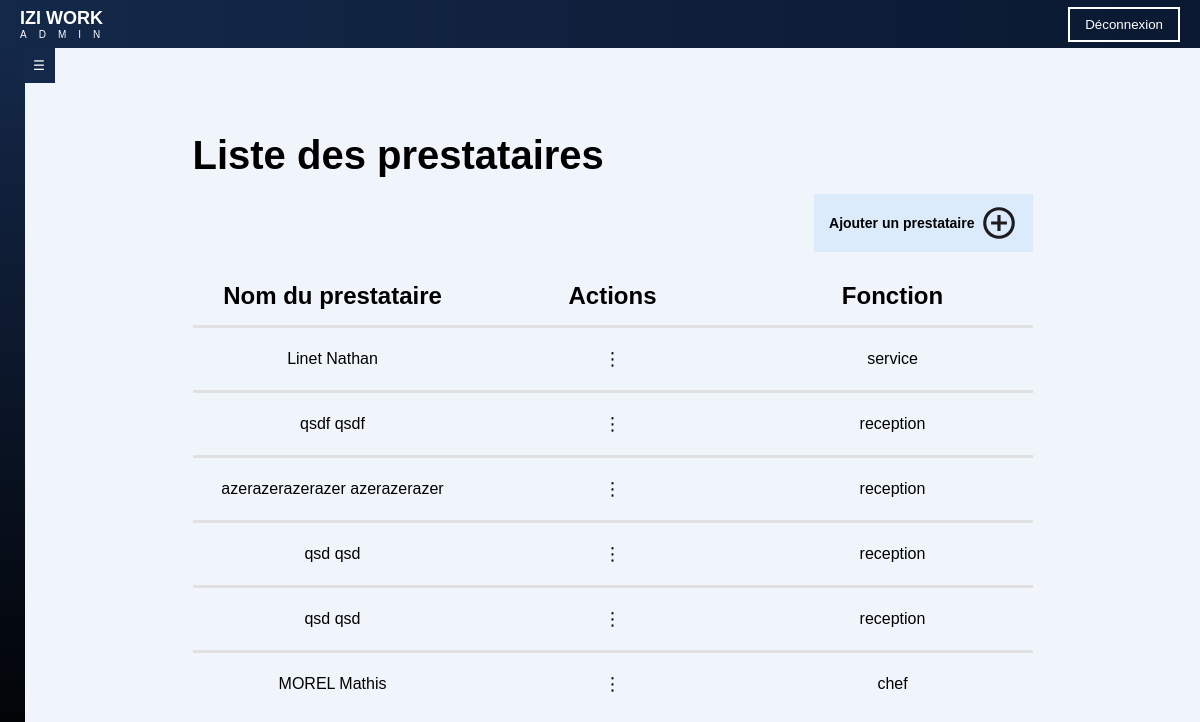
/prestataires (signed in), run on an earlier commit of the app's database.
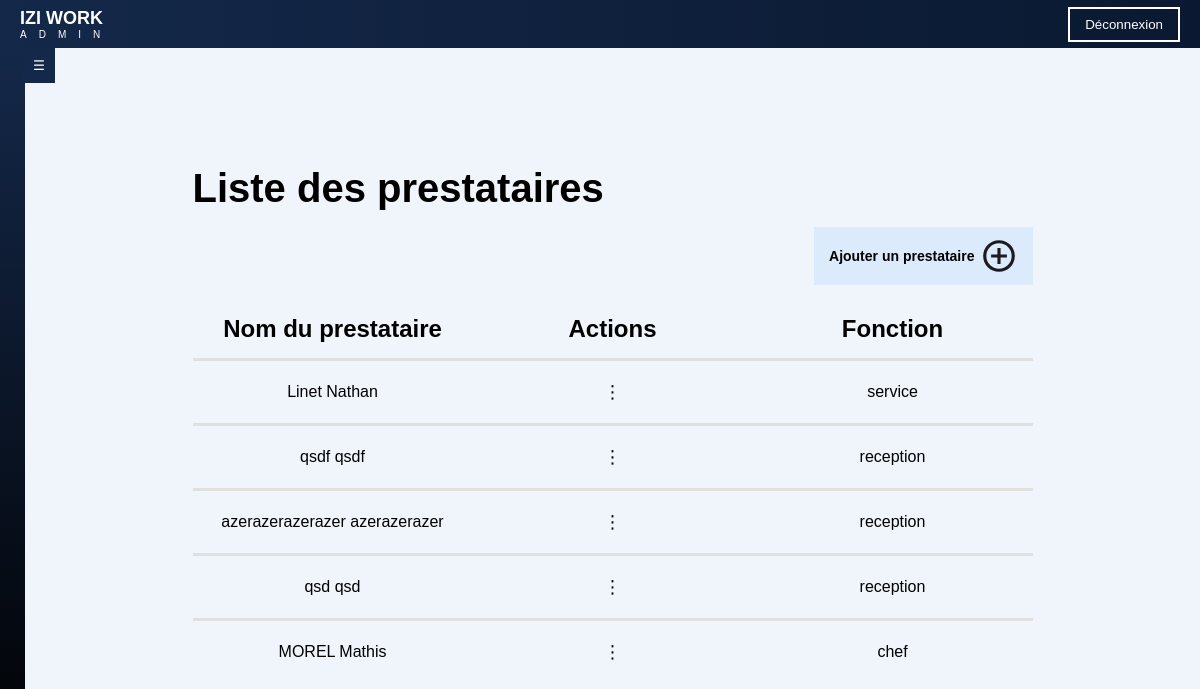
And on a later commit of the database.
### app.py (models this page shows)
class User(UserMixin, db.Model):
    __tablename__ = 'USERS'
    id = db.Column('ID', db.Integer, primary_key=True)
    email = db.Column('Adresse_mail', db.String(255), unique=True, nullable=False)
    password = db.Column('Password', db.String(255), nullable=False)
    nom = db.Column('Nom', db.String(255), nullable=False)
    prenom = db.Column('Prenom', db.String(255), nullable=False)
    photo = db.Column('Photo_de_profil', db.String(255))
    telephone = db.Column('Numero_telephone', db.String(20))
    naissance = db.Column('Date_naissance', db.Date, nullable=False)
    fonction = db.Column('Fonction', db.String(255))
    adresse = db.relationship('AdressePostale', backref='user', uselist=False)
    historique = db.relationship('Historique', backref='user')
    disponibilites = db.relationship('Disponibilite', backref='user')
    indisponibilites = db.relationship('Indisponibilite', backref='user')

### app.py (the view, shortened to what this page needs)
@app.route('/prestataires', methods=['GET', 'DELETE'])
@login_required
def prestataires():
    users = db.session.scalars(select(User)).all()  # Récupération des utilisateurs depuis la base de données
    return render_template('liste_presta/liste_presta.html', users=users)

### app.py (called while the page is built)
@login_manager.user_loader
def load_user(user_id):
    return db.session.get(User, int(user_id))

### templates/liste_presta/liste_presta.html (shortened to what this page needs)
<!DOCTYPE html>
<html lang="fr">
<head>
    <link rel="stylesheet" href="{{ url_for('static', filename='css/style.css') }}">
</head>
<body>
    <div class="page">
        {% include 'includes/header.html' %}
        <div class="page-content">
            {% include 'includes/sidebar.html' %}
            <div class="container">
                <div class="header">
                    <div class="title">
                        <h1>Liste des prestataires</h1>
                    </div>
                    <div class="add-presta">
                        <a href="{{ url_for('presta') }}" class="add-btn">Ajouter un prestataire <img src="{{ url_for('static', filename='image/add_presta.svg') }}"/></a>
                    </div>
                </div>
                <table>
                    <thead>
                        <tr>
                            <th>Nom du prestataire</th>
                            <th>Actions</th>
                            <th>Fonction</th>
                        </tr>
                    </thead>
                    <tbody>
                        {% for user in users %}
                        <tr>
                            <td>{{ user.nom }} {{ user.prenom }}</td>
                            <td class="actions-cell">
                                <button class="action-btn">⋮</button>
                            </td>
                            <td>{{ user.fonction }}</td>
                        </tr>
                        {% endfor %}
                    </tbody>
                </table>
                </div>
            </div>
        </div>
</body>
</html>

### templates/includes/header.html (shortened to what this page needs)
<header class="top-nav">
    <div class="logo-container">
        <div class="logo">IZI WORK</div>
        <div class="sous_logo">ADMIN</div>
    </div>
    <button class="logout-btn" onclick="logout()">Déconnexion</button>
</header>

### templates/includes/sidebar.html (shortened to what this page needs)
<aside class="sidebar">
    <div class="sidebar-container-content">
        <button class="toggle-btn">&#9776;</button>
    </div>
</aside>

### static/css/style.css (style rules this page uses)
body { margin: 0; padding: 0; font-family: Arial; background-color: #EFF5FB; }
.page { display: flex; flex-direction: column; }
.page-content { display: flex; }
.top-nav { height: 6vh; background: linear-gradient(-90deg, #0A1931 0%, #142849 100%); color: white; display: flex; justify-content: space-between; align-items: center; padding: 0 20px; z-index: 1000; }
.top-nav .logo { font-weight: bold; font-size: 18px; }
.top-nav .sous_logo { font-size: 10px; letter-spacing: 12px; }
.logout-btn { background-color: transparent; color: white; border: 2px solid white; padding: 8px 15px; cursor: pointer; transition: 0.3s; }
.header { display: flex; flex-direction: column; margin-bottom: 15px; }
.title { display: flex; justify-content: start; }
.add-presta { display: flex; justify-content: end; }
.add-btn { display: flex; align-items: center; background: #007bff15; color: black; padding: 10px 15px; text-decoration: none; font-size: 14px; font-weight: bold; }
.add-btn img { margin-left: 5px; }
table { width: 70vw; border-collapse: collapse; border-radius: 10px; justify-content: space-between; table-layout: fixed; overflow: visible; }
th, td { padding: 15px; text-align: left; border-bottom: 3px solid #E0E0E0; text-align:center; }
th { font-weight: bold; font-size: x-large; }
tbody tr:last-child td { border-bottom: none; }
.actions-cell { position: relative; width: 50px; }
.container .action-btn { color: #000000; background: none; border: none; font-size: 18px; cursor: pointer; padding: 5px; margin: auto; }
.container { display: flex; flex-direction: column; width: 70%; margin: auto; height: 94vh; justify-content: center; }
.container h1 { text-align: left; margin-top: 0%; margin-bottom: 2vh; font-size: 5vh; }
.container button { margin: 30px auto 0px 0px; padding: 20px 40px; font-size: 2vh; border: none; background-color: #142849; color: white; border-radius: 5px; cursor: pointer; }
.sidebar { width: 25px; height: 94vh; background: linear-gradient(0deg, #000000 0%, #142849 100%); color: white; display: flex; flex-direction: column; transition: width 0.3s ease-in-out; z-index: 999; }
.sidebar-container-content { display: flex; flex-direction: column; height: 100%; position: relative; }
.toggle-btn { position: absolute; right: -30px; background: #142849 ; border: none; color: white; padding: 10px; cursor: pointer; transition: background 0.3s; }

What changed in the data, as far as the page shows it:
removed User: nom "qsd", prenom "qsd", fonction "reception"
